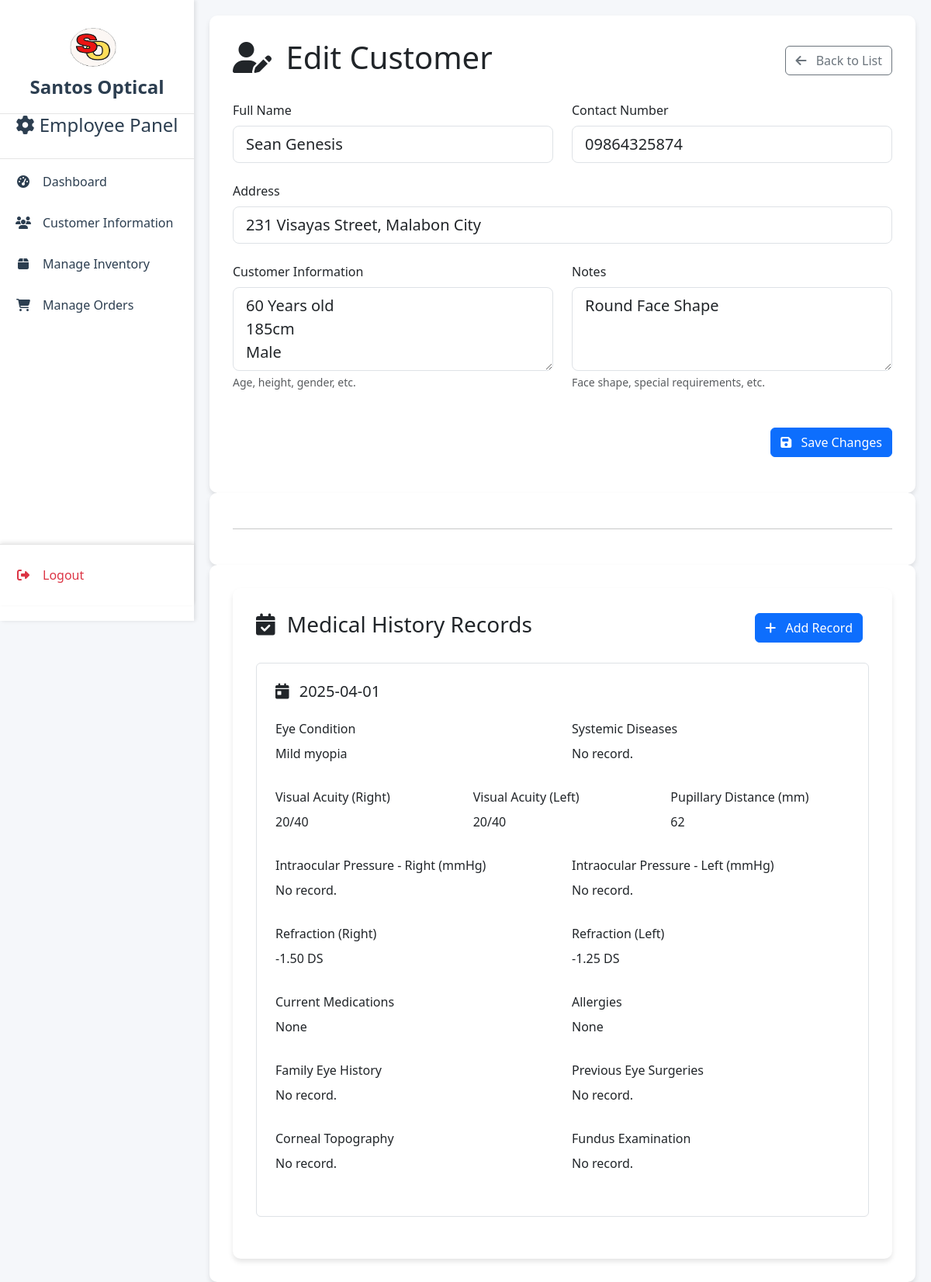
The page /customerEdit.php?CustomerID=2025050000 (signed in) on the database its author committed.
### tables this page shows
CREATE TABLE `customer` (
  `CustomerID` int(10) NOT NULL,
  `CustomerName` varchar(100) DEFAULT NULL,
  `CustomerAddress` varchar(100) DEFAULT NULL,
  `CustomerContact` varchar(11) DEFAULT NULL,
  `CustomerInfo` varchar(500) DEFAULT NULL,
  `Notes` varchar(500) DEFAULT NULL,
  `Status` varchar(500) DEFAULT NULL,
  `Upd_by` varchar(50) DEFAULT NULL,
  `Upd_dt` timestamp NULL DEFAULT current_timestamp()
);

CREATE TABLE `customerMedicalHistory` (
  `history_id` int(10) NOT NULL,
  `CustomerID` int(11) NOT NULL,
  `visit_date` date NOT NULL,
  `eye_condition` varchar(100) DEFAULT NULL,
  `current_medications` text DEFAULT NULL,
  `allergies` text DEFAULT NULL,
  `family_eye_history` text DEFAULT NULL,
  `previous_eye_surgeries` text DEFAULT NULL,
  `systemic_diseases` varchar(255) DEFAULT NULL COMMENT 'e.g., diabetes, hypertension',
  `visual_acuity_right` varchar(20) DEFAULT NULL,
  `visual_acuity_left` varchar(20) DEFAULT NULL,
  `intraocular_pressure_right` decimal(5,2) DEFAULT NULL COMMENT 'in mmHg',
  `intraocular_pressure_left` decimal(5,2) DEFAULT NULL COMMENT 'in mmHg',
  `refraction_right` varchar(50) DEFAULT NULL,
  `refraction_left` varchar(50) DEFAULT NULL,
  `pupillary_distance` int(11) DEFAULT NULL COMMENT 'in mm',
  `corneal_topography` text DEFAULT NULL,
  `fundus_examination` text DEFAULT NULL,
  `additional_notes` text DEFAULT NULL,
  `created_at` timestamp NULL DEFAULT current_timestamp(),
  `updated_at` timestamp NULL DEFAULT current_timestamp() ON UPDATE current_timestamp()
);

### customerEdit.php (the view, shortened to what this page needs)
<?php
include 'customerFunctions.php';
$id = "";
$name = "";
$address = "";
$phone = "";
$info = "";
$notes = "";
if ($_SERVER['REQUEST_METHOD'] == 'GET') {
    $id = $_GET["CustomerID"];
    $conn = connect();
    $sql = "SELECT * FROM customer where CustomerID=$id";
    $result = $conn->query($sql);
    $row = $result->fetch_assoc();
    $name = $row["CustomerName"];
    $address = $row["CustomerAddress"];
    $phone = $row["CustomerContact"];
    $info = $row["CustomerInfo"];
    $notes = $row["Notes"];
}
?>
<!DOCTYPE html>
<html lang="en">
<head>
    <link href="https://cdn.jsdelivr.net/npm/bootstrap@5.3.3/dist/css/bootstrap.min.css" rel="stylesheet">
    <link rel="stylesheet" href="https://cdnjs.cloudflare.com/ajax/libs/font-awesome/6.5.0/css/all.min.css">
    <link rel="stylesheet" href="customCodes/custom.css">
</head>
<body>
    <?php include "sidebar.php"?>
    <div class="main-content">
        <div class="form-container">
            <div class="d-flex justify-content-between align-items-center mb-4">
                <h1><i class="fas fa-user-edit me-2"></i> Edit Customer</h1>
                <a class="btn btn-outline-secondary" href="customerRecords.php" role="button" data-bs-toggle="modal"
                data-bs-target="#cancelModal">
                    <i class="fas fa-arrow-left me-2"></i> Back to List
                </a>
            </div>
            <form method="post" id="customerEdit">
                <div class="row mb-4">
                    <div class="col-md-6">
                        <label class="form-label">Full Name</label>
                        <input type="text" class="form-control form-control-lg" name="name"
                               value="<?php echo htmlspecialchars($name); ?>" required>
                    </div>
                    <div class="col-md-6">
                        <label class="form-label">Contact Number</label>
                        <input type="text" class="form-control form-control-lg" name="phone"
                               value="<?php echo htmlspecialchars($phone); ?>" required>
                    </div>
                </div>
                <div class="row mb-4">
                    <div class="col-12">
                        <label class="form-label">Address</label>
                        <input type="text" class="form-control form-control-lg" name="address"
                               value="<?php echo htmlspecialchars($address); ?>" required>
                    </div>
                </div>
                <div class="row mb-4">
                    <div class="col-md-6">
                        <label class="form-label">Customer Information</label>
                        <textarea class="form-control form-control-lg" name="info" rows="3" required><?php
                            echo htmlspecialchars($info);
                        ?></textarea>
                        <div class="form-text">Age, height, gender, etc.</div>
                    </div>
                    <div class="col-md-6">
                        <label class="form-label">Notes</label>
                        <textarea class="form-control form-control-lg" name="notes" rows="3" required><?php
                            echo htmlspecialchars($notes);
                        ?></textarea>
                        <div class="form-text">Face shape, special requirements, etc.</div>
                    </div>
                </div>
                <div class="d-flex justify-content-end gap-3 mt-5">
                    <button type="submit" class="btn btn-primary btn-action">
                        <i class="fas fa-save me-2"></i> Save Changes
                    </button>
                </div>
            </form>
        </div>
        <div class="form-container">
            <hr>
        </div>
        <div class="form-container">
            <?php getMedicalRecords($id); ?>
        </div>
    </div>
</body>
</html>

### customerFunctions.php (shortened to what this page needs)
<?php
    function getMedicalRecords($customerID) {
        $connection = connect();
        $sql = "SELECT * FROM customerMedicalHistory WHERE CustomerID = ? ORDER BY visit_date DESC";
        $stmt = $connection->prepare($sql);
        $stmt->bind_param("i", $customerID);
        $stmt->execute();
        $result = $stmt->get_result();
        if ($result->num_rows > 0) {
            echo '<div class="form-container">';
            echo '<div class="d-flex justify-content-between align-items-center mb-4">';
            echo '<h3><i class="fas fa-calendar-check me-2"></i> Medical History Records</h3>';
            echo '<button class="btn btn-primary me-2" data-bs-toggle="modal" data-bs-target="#addMedicalRecordModal" data-customer-id="'.$customerID.'">';
            echo '<i class="fas fa-plus me-2"></i> Add Record</button>';
            echo '</div>';
            while ($row = $result->fetch_assoc()) {
                echo '<div class="medical-record-card mb-4 p-4 border rounded">';
                echo '<h5 class="mb-4"><i class="fas fa-calendar-day me-2"></i> '.htmlspecialchars($row['visit_date']).'</h5>';
                echo '<div class="row mb-3">';
                echo '<div class="col-md-6">';
                echo '<label class="form-label">Eye Condition</label>';
                echo '<p class="form-control-static">'.(!empty($row['eye_condition']) ? htmlspecialchars($row['eye_condition']) : 'No record.').'</p>';
                echo '</div>';
                echo '<div class="col-md-6">';
                echo '<label class="form-label">Systemic Diseases</label>';
                echo '<p class="form-control-static">'.(!empty($row['systemic_diseases']) ? htmlspecialchars($row['systemic_diseases']) : 'No record.').'</p>';
                echo '</div>';
                echo '</div>';
                echo '<div class="row mb-3">';
                echo '<div class="col-md-4">';
                echo '<label class="form-label">Visual Acuity (Right)</label>';
                echo '<p class="form-control-static">'.(!empty($row['visual_acuity_right']) ? htmlspecialchars($row['visual_acuity_right']) : 'No record.').'</p>';
                echo '</div>';
                echo '<div class="col-md-4">';
                echo '<label class="form-label">Visual Acuity (Left)</label>';
                echo '<p class="form-control-static">'.(!empty($row['visual_acuity_left']) ? htmlspecialchars($row['visual_acuity_left']) : 'No record.').'</p>';
                echo '</div>';
                echo '<div class="col-md-4">';
                echo '<label class="form-label">Pupillary Distance (mm)</label>';
                echo '<p class="form-control-static">'.(!empty($row['pupillary_distance']) ? htmlspecialchars($row['pupillary_distance']) : 'No record.').'</p>';
                echo '</div>';
                echo '</div>';
                echo '<div class="row mb-3">';
                echo '<div class="col-md-6">';
                echo '<label class="form-label">Intraocular Pressure - Right (mmHg)</label>';
                echo '<p class="form-control-static">'.(!empty($row['intraocular_pressure_right']) ? htmlspecialchars($row['intraocular_pressure_right']) : 'No record.').'</p>';
                echo '</div>';
                echo '<div class="col-md-6">';
                echo '<label class="form-label">Intraocular Pressure - Left (mmHg)</label>';
                echo '<p class="form-control-static">'.(!empty($row['intraocular_pressure_left']) ? htmlspecialchars($row['intraocular_pressure_left']) : 'No record.').'</p>';
                echo '</div>';
                echo '</div>';
                echo '<div class="row mb-3">';
                echo '<div class="col-md-6">';
                echo '<label class="form-label">Refraction (Right)</label>';
                echo '<p class="form-control-static">'.(!empty($row['refraction_right']) ? htmlspecialchars($row['refraction_right']) : 'No record.').'</p>';
                echo '</div>';
                echo '<div class="col-md-6">';
                echo '<label class="form-label">Refraction (Left)</label>';
                echo '<p class="form-control-static">'.(!empty($row['refraction_left']) ? htmlspecialchars($row['refraction_left']) : 'No record.').'</p>';
                echo '</div>';
                echo '</div>';
                echo '<div class="row mb-3">';
                echo '<div class="col-md-6">';
                echo '<label class="form-label">Current Medications</label>';
                echo '<p class="form-control-static">'.(!empty($row['current_medications']) ? nl2br(htmlspecialchars($row['current_medications'])) : 'No record.').'</p>';
                echo '</div>';
                echo '<div class="col-md-6">';
                echo '<label class="form-label">Allergies</label>';
                echo '<p class="form-control-static">'.(!empty($row['allergies']) ? nl2br(htmlspecialchars($row['allergies'])) : 'No record.').'</p>';
                echo '</div>';
                echo '</div>';
                echo '<div class="row mb-3">';
                echo '<div class="col-md-6">';
                echo '<label class="form-label">Family Eye History</label>';
                echo '<p class="form-control-static">'.(!empty($row['family_eye_history']) ? nl2br(htmlspecialchars($row['family_eye_history'])) : 'No record.').'</p>';
                echo '</div>';
                echo '<div class="col-md-6">';
                echo '<label class="form-label">Previous Eye Surgeries</label>';
                echo '<p class="form-control-static">'.(!empty($row['previous_eye_surgeries']) ? nl2br(htmlspecialchars($row['previous_eye_surgeries'])) : 'No record.').'</p>';
                echo '</div>';
                echo '</div>';
                echo '<div class="row mb-3">';
                echo '<div class="col-md-6">';
                echo '<label class="form-label">Corneal Topography</label>';
                echo '<p class="form-control-static">'.(!empty($row['corneal_topography']) ? nl2br(htmlspecialchars($row['corneal_topography'])) : 'No record.').'</p>';
                echo '</div>';
                echo '<div class="col-md-6">';
                echo '<label class="form-label">Fundus Examination</label>';
                echo '<p class="form-control-static">'.(!empty($row['fundus_examination']) ? nl2br(htmlspecialchars($row['fundus_examination'])) : 'No record.').'</p>';
                echo '</div>';
                echo '</div>';
                echo '</div>';
            }
            echo '</div>';
        }
    }
?>

### customerEdit.php (style rules this page uses)
body { background-color: #f5f7fa; display: flex; }
.main-content { margin-left: 250px; padding: 20px; width: calc(100% - 250px); }
.form-container { background-color: white; border-radius: 10px; box-shadow: 0 4px 6px rgba(0,0,0,0.1); padding: 30px; }
.form-label { font-weight: 500; }
.btn-action { min-width: 120px; }

### rows shown on the page
customer: name "Sean Genesis", phone "09864325874", address "231 Visayas Street, Malabon City", info "60 Years old 185cm Male", notes "Round Face Shape"
customermedicalhistory: visit_date "2025-04-01", eye_condition "Mild myopia", shows "No record.", visual_acuity_right "20/40", visual_acuity_left "20/40", pupillary_distance "62", refraction_right "-1.50 DS", refraction_left "-1.25 DS", current_medications "None", allergies "None"

### other values the page prints
$panel "Employee Panel"
